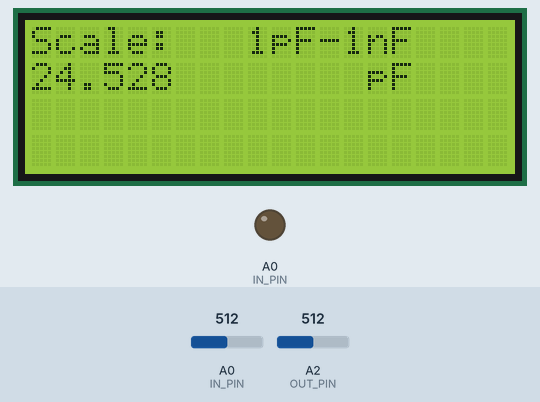
The sketch below on a simulated Arduino Uno, built with avr-gcc and run on an emulated ATmega328P. Parts: 20×4 character LCD, output pins drawn as LEDs (lit = HIGH). Inputs (shaded band) come from the test bench; at power-on: A0 (IN_PIN) = 512, A2 (OUT_PIN) = 512. Pins used as bus, display or sensor lines are not drawn.

Above: at 1.2 s.
1.3 s: A0 (IN_PIN) set to 988
At 2.5 s:
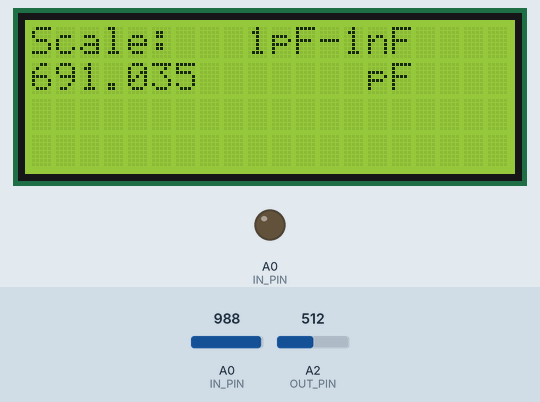
2.8 s: A0 (IN_PIN) set to 1013
At 3.05 s:
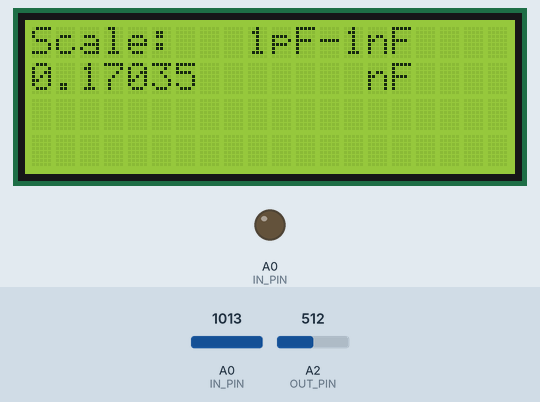
5.3 s: A0 (IN_PIN) set to 990
At 5.7 s:
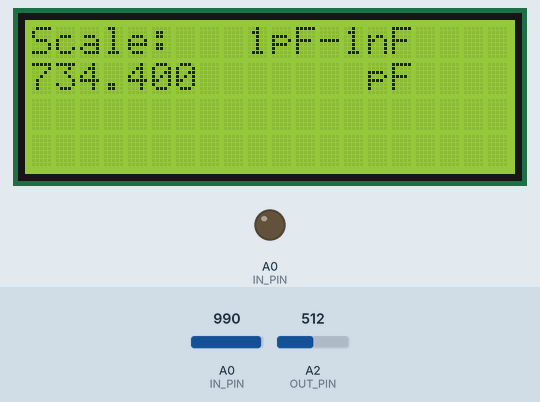
Timing chart, 0 to 8.3 s (numbered marks = the images above; inputs shaded):
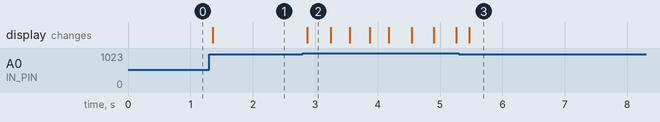

Measured:
- the behaviour switches between 999 and 1000 on A0 (IN_PIN) (found by bisection; images 1 and 2)
- after the input at 1.3 s, the display: changes after 0.06 s (image 1)
- after the input at 2.8 s, the display: changes after 0.07 s (image 2)
- after the input at 5.3 s, the display: changes after 0.16 s (image 3)

The sketch:

RLC_Meter.ino
```cpp
#include <Wire.h>
#include <LiquidCrystal_I2C.h>
LiquidCrystal_I2C lcd(0x3f,20,4);  //sometimes the adress is not 0x3f. Change to 0x27 if it dosn't work.

const int OUT_PIN = A2;
const int IN_PIN = A0;
const float IN_STRAY_CAP_TO_GND = 24.48;
const float IN_CAP_TO_GND  = IN_STRAY_CAP_TO_GND;
const float R_PULLUP = 34.8;
const int MAX_ADC_VALUE = 1023;

void setup()
{
  pinMode(OUT_PIN, OUTPUT);
  pinMode(IN_PIN, OUTPUT);
  lcd.init();
  lcd.backlight();
  }

void loop()
{
    pinMode(IN_PIN, INPUT);
    digitalWrite(OUT_PIN, HIGH);
    int val = analogRead(IN_PIN);
    digitalWrite(OUT_PIN, LOW);

    if (val < 1000)
    {
      pinMode(IN_PIN, OUTPUT);

      float capacitance = (float)val * IN_CAP_TO_GND / (float)(MAX_ADC_VALUE -

val);

      lcd.setCursor(0,0);
      lcd.print("Scale:   1pF-1nF");
      lcd.setCursor(0,1);
      lcd.print(capacitance,3);
      lcd.setCursor(14,1);
      lcd.print("pF");
    }

    else
    {
      pinMode(IN_PIN, OUTPUT);
      delay(1);
      pinMode(OUT_PIN, INPUT_PULLUP);
      unsigned long u1 = micros();
      unsigned long t;
      int digVal;

      do
      {
        digVal = digitalRead(OUT_PIN);
        unsigned long u2 = micros();
        t = u2 > u1 ? u2 - u1 : u1 - u2;
      }

      while ((digVal < 1) && (t < 400000L));

      pinMode(OUT_PIN, INPUT);
      val = analogRead(OUT_PIN);
      digitalWrite(IN_PIN, HIGH);
      int dischargeTime = (int)(t / 1000L) * 5;
      delay(dischargeTime);
      pinMode(OUT_PIN, OUTPUT);
      digitalWrite(OUT_PIN, LOW);
      digitalWrite(IN_PIN, LOW);

      float capacitance = -(float)t / R_PULLUP / log(1.0 - (float)val / (float)MAX_ADC_VALUE);

      lcd.setCursor(0,0);
      lcd.print("Scale:   1pF-1nF");

      if (capacitance > 1000.0)
      {
        lcd.setCursor(0,1);
        lcd.print(capacitance / 1000.0, 2);
        lcd.setCursor(14,1);
        lcd.print("uF ");

      }

      else
      {
        lcd.setCursor(0,1);
        lcd.print(capacitance);
        lcd.setCursor(14,1);
        lcd.print("nF");

      }
  }
    while (micros() % 1000 != 0);
}
```
